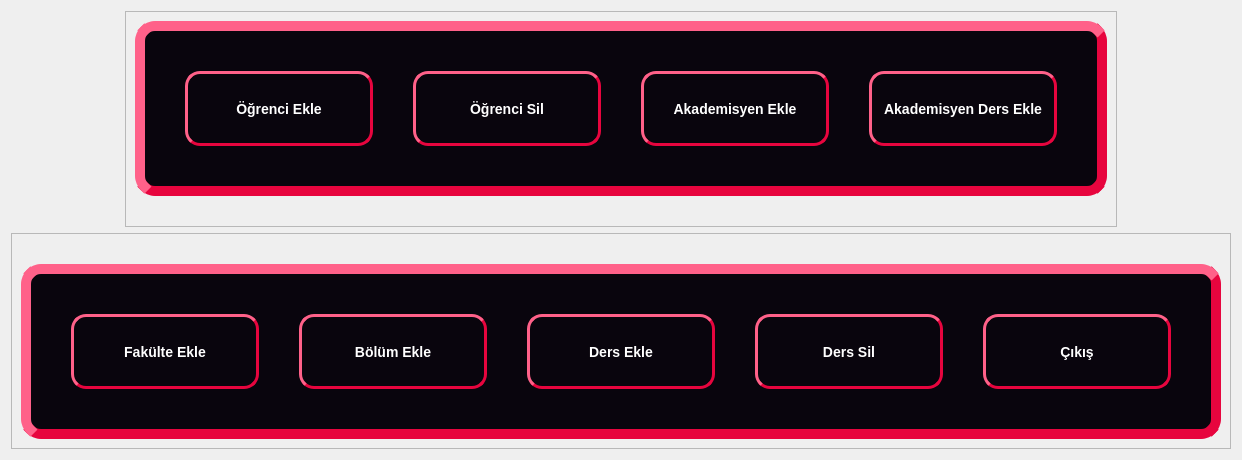
         <widget class="QWidget" name="pageMenu">
          <layout class="QVBoxLayout" name="verticalLayout_4">
           <item alignment="Qt::AlignHCenter|Qt::AlignBottom">
            <widget class="QFrame" name="frame_3">
             <property name="styleSheet">
              <string notr="true"/>
             </property>
             <property name="frameShape">
              <enum>QFrame::StyledPanel</enum>
             </property>
             <property name="frameShadow">
              <enum>QFrame::Raised</enum>
             </property>
             <layout class="QVBoxLayout" name="verticalLayout_13">
              <property name="spacing">
               <number>6</number>
              </property>
              <property name="bottomMargin">
               <number>30</number>
              </property>
              <item>
               <widget class="QFrame" name="frame_11">
                <property name="styleSheet">
                 <string notr="true">QFrame{
background-color: rgb(9,5,13);
border-color: rgb(231, 5, 62);
border-width: 10px;
border-style: outset;
border-radius: 20px;
}</string>
                </property>
                <property name="frameShape">
                 <enum>QFrame::StyledPanel</enum>
                </property>
                <property name="frameShadow">
                 <enum>QFrame::Raised</enum>
                </property>
                <layout class="QHBoxLayout" name="horizontalLayout">
                 <property name="spacing">
                  <number>40</number>
                 </property>
                 <property name="leftMargin">
                  <number>40</number>
                 </property>
                 <property name="topMargin">
                  <number>40</number>
                 </property>
                 <property name="rightMargin">
                  <number>40</number>
                 </property>
                 <property name="bottomMargin">
                  <number>40</number>
                 </property>
                 <item>
                  <widget class="QPushButton" name="btnOgrEkle">
                   <property name="minimumSize">
                    <size>
                     <width>188</width>
                     <height>75</height>
                    </size>
                   </property>
                   <property name="styleSheet">
                    <string notr="true">QPushButton {
	background-color: rgb(9,5,13);
    border-style: outset;
    border-width: 3px;
    border-radius: 15px;
    border-color: rgb(231,5,62);
    font: bold 14px;
	color:rgb(255,255,255);
    min-width: 10em;
    padding: 6px;
}

QPushButton:hover {
background-color: qlineargradient(spread:pad, x1:0, y1:1, x2:0, y2:0, stop:0 rgb(41, 128, 185), stop:1 rgb(52, 152, 219));
}</string>
                   </property>
                   <property name="text">
                    <string>Öğrenci Ekle</string>
                   </property>
                  </widget>
                 </item>
                 <item>
                  <widget class="QPushButton" name="btnOgrSil">
                   <property name="minimumSize">
                    <size>
                     <width>188</width>
                     <height>75</height>
                    </size>
                   </property>
                   <property name="styleSheet">
                    <string notr="true">QPushButton {
	background-color: rgb(9,5,13);
    border-style: outset;
    border-width: 3px;
    border-radius: 15px;
    border-color: rgb(231,5,62);
    font: bold 14px;
	color:rgb(255,255,255);
    min-width: 10em;
    padding: 6px;
}

QPushButton:hover {
background-color: qlineargradient(spread:pad, x1:0, y1:1, x2:0, y2:0, stop:0 rgb(41, 128, 185), stop:1 rgb(52, 152, 219));
}</string>
                   </property>
                   <property name="text">
                    <string>Öğrenci Sil</string>
                   </property>
                  </widget>
                 </item>
                 <item>
                  <widget class="QPushButton" name="btnAkdEkle">
                   <property name="minimumSize">
                    <size>
                     <width>188</width>
                     <height>75</height>
                    </size>
                   </property>
                   <property name="styleSheet">
                    <string notr="true">QPushButton {
	background-color: rgb(9,5,13);
    border-style: outset;
    border-width: 3px;
    border-radius: 15px;
    border-color: rgb(231,5,62);
    font: bold 14px;
	color:rgb(255,255,255);
    min-width: 10em;
    padding: 6px;
}

QPushButton:hover {
background-color: qlineargradient(spread:pad, x1:0, y1:1, x2:0, y2:0, stop:0 rgb(41, 128, 185), stop:1 rgb(52, 152, 219));
}</string>
                   </property>
                   <property name="text">
                    <string>Akademisyen Ekle</string>
                   </property>
                  </widget>
                 </item>
                 <item>
                  <widget class="QPushButton" name="btnAkdDersEkle">
                   <property name="minimumSize">
                    <size>
                     <width>188</width>
                     <height>75</height>
                    </size>
                   </property>
                   <property name="styleSheet">
                    <string notr="true">QPushButton {
	background-color: rgb(9,5,13);
    border-style: outset;
    border-width: 3px;
    border-radius: 15px;
    border-color: rgb(231,5,62);
    font: bold 14px;
	color:rgb(255,255,255);
    min-width: 10em;
    padding: 6px;
}

QPushButton:hover {
background-color: qlineargradient(spread:pad, x1:0, y1:1, x2:0, y2:0, stop:0 rgb(41, 128, 185), stop:1 rgb(52, 152, 219));
}</string>
                   </property>
                   <property name="text">
                    <string>Akademisyen Ders Ekle</string>
                   </property>
                  </widget>
                 </item>
                </layout>
               </widget>
              </item>
             </layout>
            </widget>
           </item>
           <item alignment="Qt::AlignHCenter|Qt::AlignTop">
            <widget class="QFrame" name="frame_4">
             <property name="frameShape">
              <enum>QFrame::StyledPanel</enum>
             </property>
             <property name="frameShadow">
              <enum>QFrame::Raised</enum>
             </property>
             <layout class="QVBoxLayout" name="verticalLayout_14">
              <property name="spacing">
               <number>6</number>
              </property>
              <property name="topMargin">
               <number>30</number>
              </property>
              <item>
               <widget class="QFrame" name="frame_12">
                <property name="styleSheet">
                 <string notr="true">QFrame{
background-color: rgb(9,5,13);
border-color: rgb(231, 5, 62);
border-width: 10px;
border-style: outset;
border-radius: 20px;
}</string>
                </property>
                <property name="frameShape">
                 <enum>QFrame::StyledPanel</enum>
                </property>
                <property name="frameShadow">
                 <enum>QFrame::Raised</enum>
                </property>
                <layout class="QHBoxLayout" name="horizontalLayout_2">
                 <property name="spacing">
                  <number>40</number>
                 </property>
                 <property name="leftMargin">
                  <number>40</number>
                 </property>
                 <property name="topMargin">
                  <number>40</number>
                 </property>
                 <property name="rightMargin">
                  <number>40</number>
                 </property>
                 <property name="bottomMargin">
                  <number>40</number>
                 </property>
                 <item>
                  <widget class="QPushButton" name="btnFakulteEkle">
                   <property name="minimumSize">
                    <size>
                     <width>188</width>
                     <height>75</height>
                    </size>
                   </property>
                   <property name="styleSheet">
                    <string notr="true">QPushButton {
	background-color: rgb(9,5,13);
    border-style: outset;
    border-width: 3px;
    border-radius: 15px;
    border-color: rgb(231,5,62);
    font: bold 14px;
	color:rgb(255,255,255);
    min-width: 10em;
    padding: 6px;
}

QPushButton:hover {
background-color: qlineargradient(spread:pad, x1:0, y1:1, x2:0, y2:0, stop:0 rgb(41, 128, 185), stop:1 rgb(52, 152, 219));
}</string>
                   </property>
                   <property name="text">
                    <string>Fakülte Ekle</string>
                   </property>
                  </widget>
                 </item>
                 <item>
                  <widget class="QPushButton" name="btnBolumEkle">
                   <property name="minimumSize">
                    <size>
                     <width>188</width>
                     <height>75</height>
                    </size>
                   </property>
                   <property name="styleSheet">
                    <string notr="true">QPushButton {
	background-color: rgb(9,5,13);
    border-style: outset;
    border-width: 3px;
    border-radius: 15px;
    border-color: rgb(231,5,62);
    font: bold 14px;
	color:rgb(255,255,255);
    min-width: 10em;
    padding: 6px;
}

QPushButton:hover {
background-color: qlineargradient(spread:pad, x1:0, y1:1, x2:0, y2:0, stop:0 rgb(41, 128, 185), stop:1 rgb(52, 152, 219));
}</string>
                   </property>
                   <property name="text">
                    <string>Bölüm Ekle</string>
                   </property>
                  </widget>
                 </item>
                 <item>
                  <widget class="QPushButton" name="btnDersEkle">
                   <property name="minimumSize">
                    <size>
                     <width>188</width>
                     <height>75</height>
                    </size>
                   </property>
                   <property name="styleSheet">
                    <string notr="true">QPushButton {
	background-color: rgb(9,5,13);
    border-style: outset;
    border-width: 3px;
    border-radius: 15px;
    border-color: rgb(231,5,62);
    font: bold 14px;
	color:rgb(255,255,255);
    min-width: 10em;
    padding: 6px;
}

QPushButton:hover {
background-color: qlineargradient(spread:pad, x1:0, y1:1, x2:0, y2:0, stop:0 rgb(41, 128, 185), stop:1 rgb(52, 152, 219));
}</string>
                   </property>
                   <property name="text">
                    <string>Ders Ekle</string>
                   </property>
                  </widget>
                 </item>
                 <item>
                  <widget class="QPushButton" name="btnDersSil">
                   <property name="minimumSize">
                    <size>
                     <width>188</width>
                     <height>75</height>
                    </size>
                   </property>
                   <property name="styleSheet">
                    <string notr="true">QPushButton {
	background-color: rgb(9,5,13);
    border-style: outset;
    border-width: 3px;
    border-radius: 15px;
    border-color: rgb(231,5,62);
    font: bold 14px;
	color:rgb(255,255,255);
    min-width: 10em;
    padding: 6px;
}

QPushButton:hover {
background-color: qlineargradient(spread:pad, x1:0, y1:1, x2:0, y2:0, stop:0 rgb(41, 128, 185), stop:1 rgb(52, 152, 219));
}</string>
                   </property>
                   <property name="text">
                    <string>Ders Sil</string>
                   </property>
                  </widget>
                 </item>
                 <item>
                  <widget class="QPushButton" name="btnCikis">
                   <property name="minimumSize">
                    <size>
                     <width>188</width>
                     <height>75</height>
                    </size>
                   </property>
                   <property name="styleSheet">
                    <string notr="true">QPushButton {
	background-color: rgb(9,5,13);
    border-style: outset;
    border-width: 3px;
    border-radius: 15px;
    border-color: rgb(231,5,62);
    font: bold 14px;
	color:rgb(255,255,255);
    min-width: 10em;
    padding: 6px;
}

QPushButton:hover {
background-color: qlineargradient(spread:pad, x1:0, y1:1, x2:0, y2:0, stop:0 rgb(41, 128, 185), stop:1 rgb(52, 152, 219));
}</string>
                   </property>
                   <property name="text">
                    <string>Çıkış</string>
                   </property>
                  </widget>
                 </item>
                </layout>
               </widget>
              </item>
             </layout>
            </widget>
           </item>
          </layout>
         </widget>
